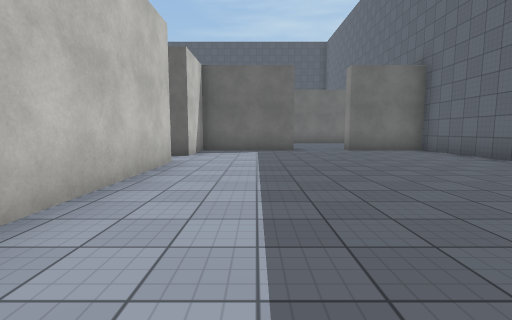
[1] (above)

22 first-person views from a walk through a scene from a Unity 3-D project. The camera is 1.3 m above the floor, tilts 6° down and sees 85° across. The floor is counted in squares, 2 m on a side. Each view is taken from the middle of a square. On the plan, view 1 faces up. The plan holds only what a view shows up to about 9 squares ahead; the rest is blank. The player character is not drawn. Door leaves are left out, so doorways stand open. Some surface patterns are stand-ins.

[2]
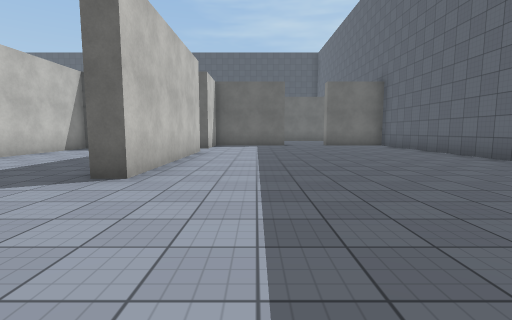

[3]
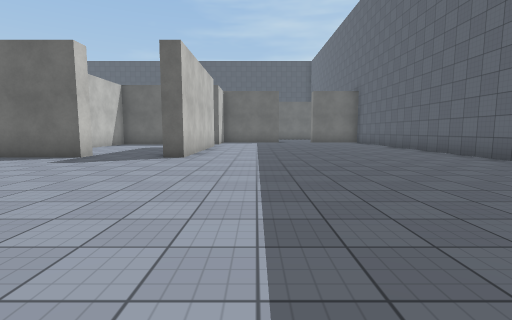

[4]
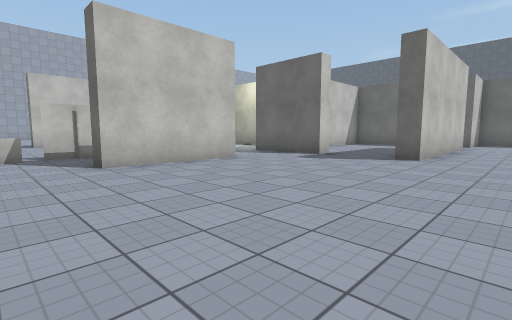

[5]
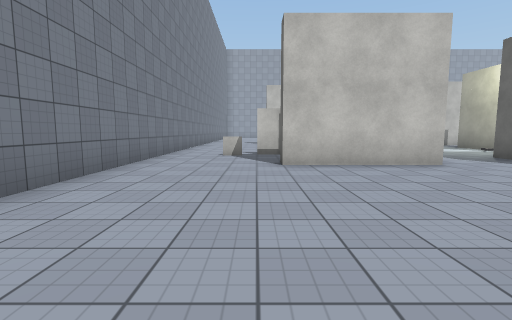

[6]
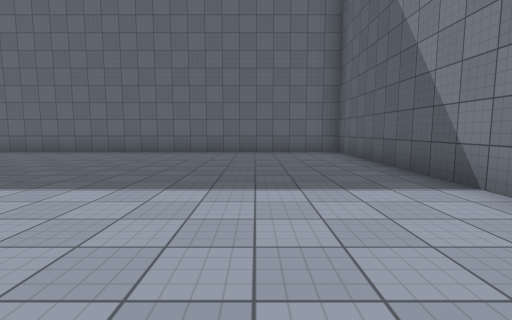

[7]
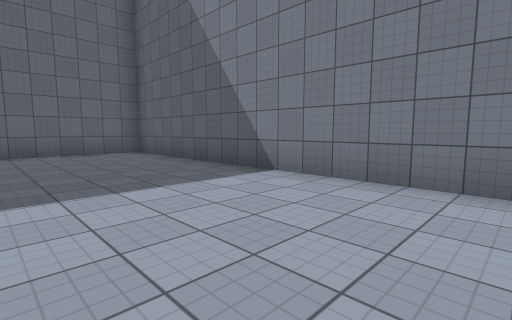

[8]
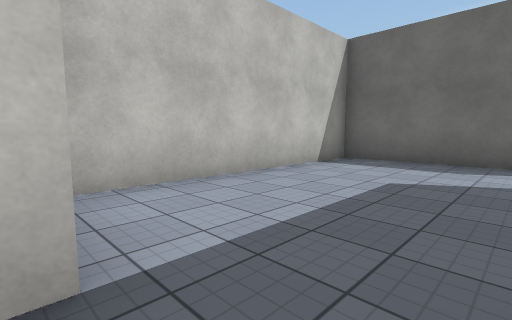

[9]
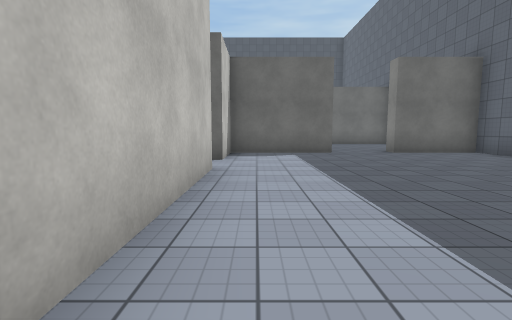

[10]
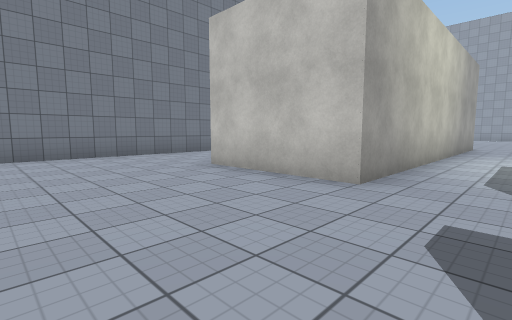

[11]
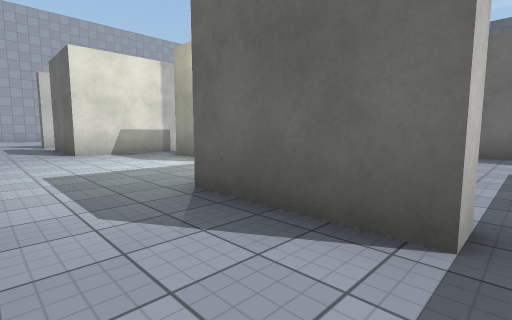

[12]
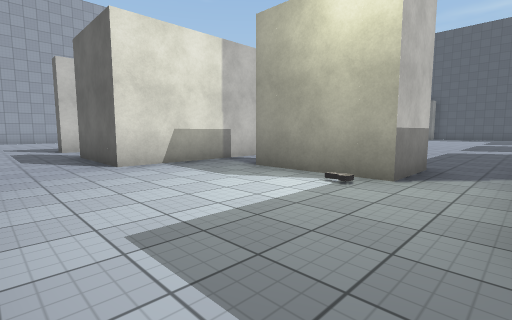

[13]
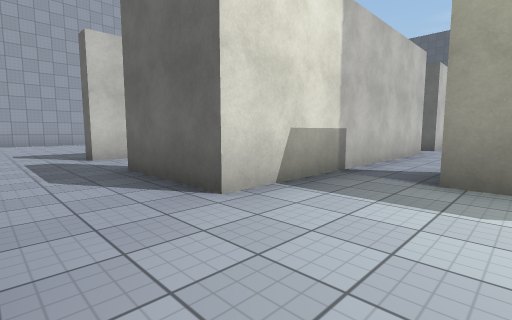

[14]
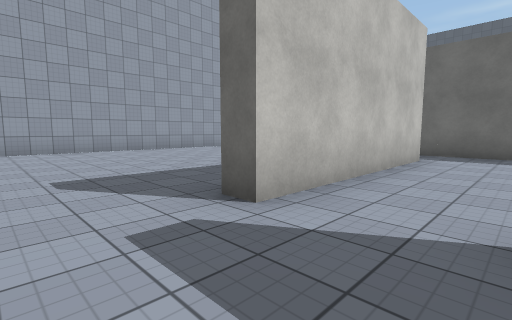

[15]
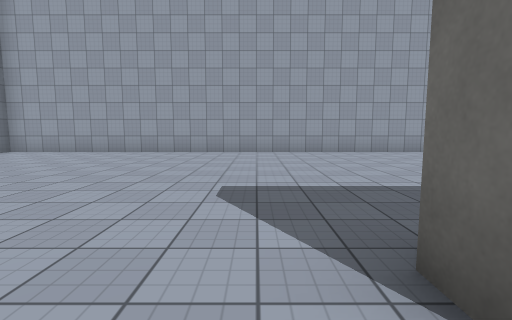

[16]
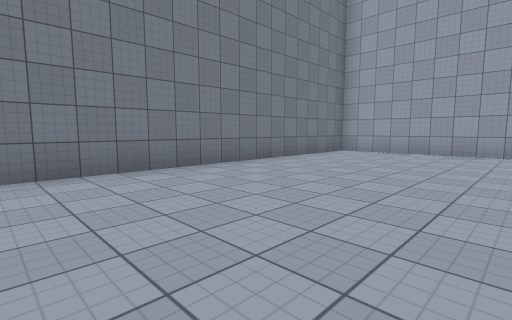

[17]
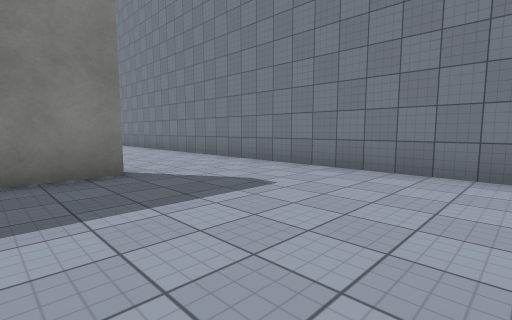

[18]
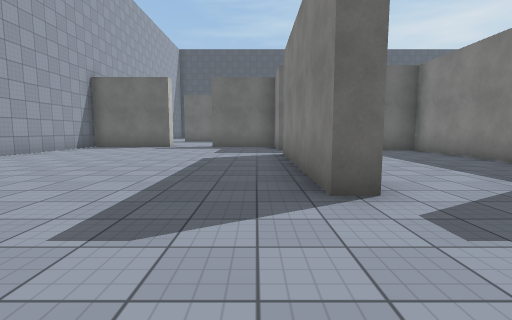

[19]
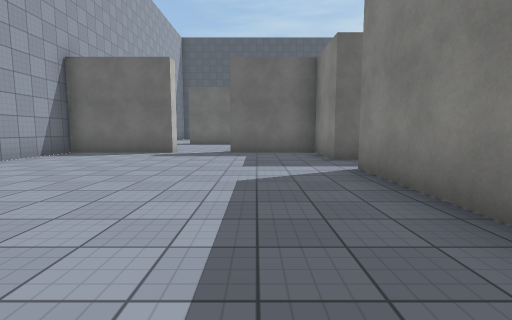

[20]
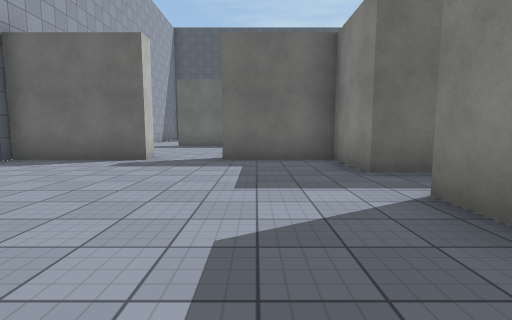

[21]
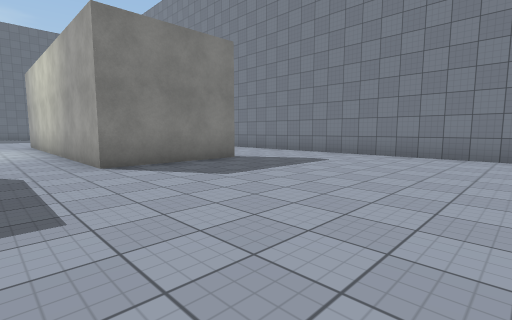

[22]
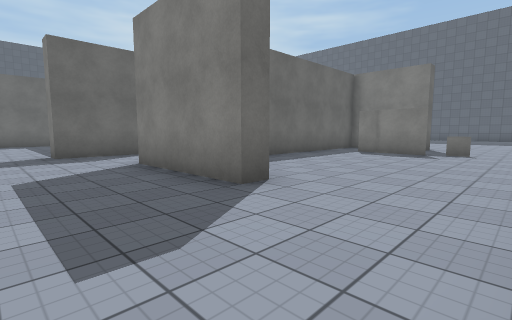

### Floor plan
Ten units are one square. View 1 is at (0, 0); x grows to the right and y downward. Boxes are objects, and circles mark ways between rooms. Rooms are numbered by the first view taken in them; rooms with no view inside come last. Other rooms are left out.
<svg viewBox="-250 -103 310 183">
<path fill="none" stroke="#000" d="M-42 -8 -55 -8M-52 15 -52 45 -58 45M-17 -57 -17 -8 -22 -8M-76 40 -76 50M-75 75 55 75 55 -92 31 -92 31 -98M12 -92 -17 -92 -17 -73M-73 52 -73 59M-42 -14 -42 -8M-17 -73 -62 -73 -62 -16M-126 15 -52 15M-82 -44 -82 -28 -108 -28M-122 -45 -122 -8M-55 -8 -67 -8M-167 -8 -172 -8 -172 -57M-131 45 -138 45 -138 15 -126 15M-122 -8 -147 -8M-172 -73 -172 -92 -198 -92M-81 20 -105 20M-215 -92 -245 -92 -245 75 -75 75M-76 50 -76 30M-73 59 -73 54M-127 -36 -127 -71M-167 -59 -167 -8M-152 -73 -172 -73"/>
<rect x="-95" y="-25" width="10" height="10" fill="#bbb"><title>other object</title></rect>
<circle cx="-20" cy="-65" r="3" fill="#2a7"/>
<circle cx="-35" cy="-10" r="3" fill="#2a7"/>
<circle cx="-65" cy="5" r="3" fill="#2a7"/>
<circle cx="-80" cy="30" r="3" fill="#2a7"/>
<circle cx="-80" cy="65" r="3" fill="#2a7"/>
<circle cx="-135" cy="5" r="3" fill="#2a7"/>
<circle cx="-155" cy="-10" r="3" fill="#2a7"/>
<circle cx="-170" cy="-60" r="3" fill="#2a7"/>
<text x="0" y="10">1</text>
<text x="-40" y="-40">2</text>
<text x="-100" y="-10">3</text>
<text x="-180" y="10">4</text>
<text x="-150" y="-40">5</text>
</svg>
Room 1 opens to room 2. Room 1 opens to room 3. Room 1 opens to room 4. Room 3 opens to room 4. Room 4 opens to room 5.

Where each view was taken, in squares from view 1:
view 1: 0 up, 0 right, facing up
view 2: 3 down, 0 right, facing up
view 3: 6 down, 0 right, facing up
view 4: 6 down, 0 right, facing up-left
view 5: 5 down, 0 right, facing left
view 6: 5 down, 3 left, facing right
view 7: 4 down, 3 left, facing down-right
view 8: 1 up, 3 left, facing up-left
view 9: 1 up, 1 left, facing up
view 10: 0 up, 2 left, facing down-left
view 11: 1 down, 4 left, facing up-left
view 12: 1 down, 7 left, facing up-left
view 13: 1 down, 10 left, facing up-left
view 14: 1 down, 15 left, facing up-left
view 15: 0 up, 16 left, facing left
view 16: 3 down, 16 left, facing down-left
view 17: 3 down, 18 left, facing down-right
view 18: 2 down, 18 left, facing up
view 19: 1 up, 19 left, facing up
view 20: 3 up, 19 left, facing up
view 21: 0 up, 19 left, facing down-right
view 22: 7 down, 16 left, facing up-right
